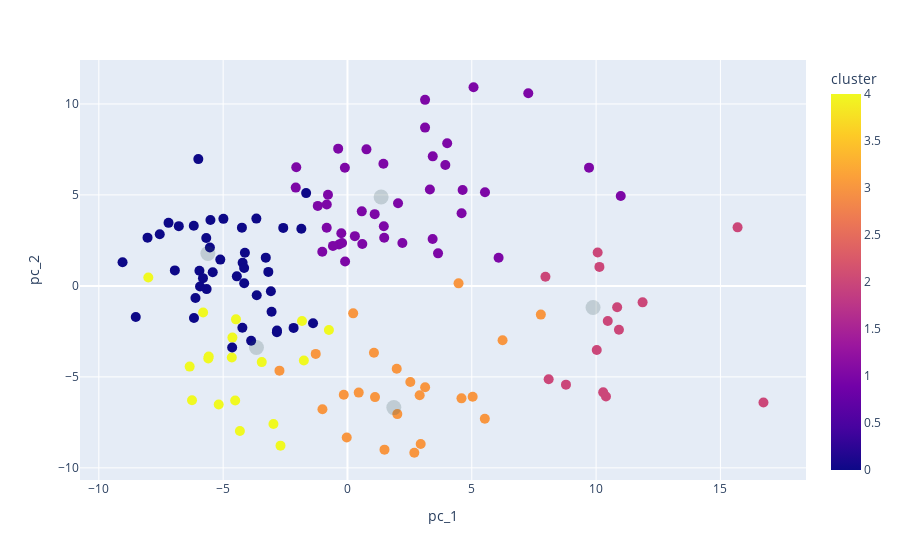

Notebook code for this chart:
### Code cell
cluster_2019 = Cluster(dataframes['df_2019'], 5, 'k_means')
cluster_2019.visualize_clusters()

### Figure 1 — Plotly figure (JSON) as saved in the notebook; plotly's stock layout.template omitted (floating-point values rounded to 4 significant figures; data arrays with more than 128 entries replaced by an {"elided": "..."} marker saying what was removed)
{"data": [{"customdata": {"elided": "138x1 str values"}, "hovertemplate": "<b>%{hovertext}</b><br><br>pc_1=%{x}<br>pc_2=%{y}<br>Bezirk=%{customdata[0]}<br>cluster=%{marker.color}<extra></extra>", "hovertext": {"elided": "138 str values"}, "legendgroup": "", "marker": {"color": {"elided": "138 int values"}, "coloraxis": "coloraxis", "size": 10, "symbol": "circle"}, "mode": "markers", "name": "", "orientation": "v", "showlegend": false, "type": "scatter", "x": {"elided": "138 float values"}, "xaxis": "x", "y": {"elided": "138 float values"}, "yaxis": "y"}, {"marker": {"color": "DarkSlateGrey", "opacity": 0.2, "size": 15}, "mode": "markers", "showlegend": false, "type": "scatter", "x": [-3.661, 1.353, 9.877, -5.615, 1.864], "y": [-3.387, 4.883, -1.183, 1.782, -6.689]}], "layout": {"coloraxis": {"colorbar": {"title": {"text": "cluster"}}, "colorscale": [[0, "#0d0887"], [0.1111, "#46039f"], [0.2222, "#7201a8"], [0.3333, "#9c179e"], [0.4444, "#bd3786"], [0.5556, "#d8576b"], [0.6667, "#ed7953"], [0.7778, "#fb9f3a"], [0.8889, "#fdca26"], [1, "#f0f921"]]}, "legend": {"tracegroupgap": 0}, "margin": {"t": 60}, "xaxis": {"anchor": "y", "domain": [0, 1], "title": {"text": "pc_1"}}, "yaxis": {"anchor": "x", "domain": [0, 1], "title": {"text": "pc_2"}}}}
